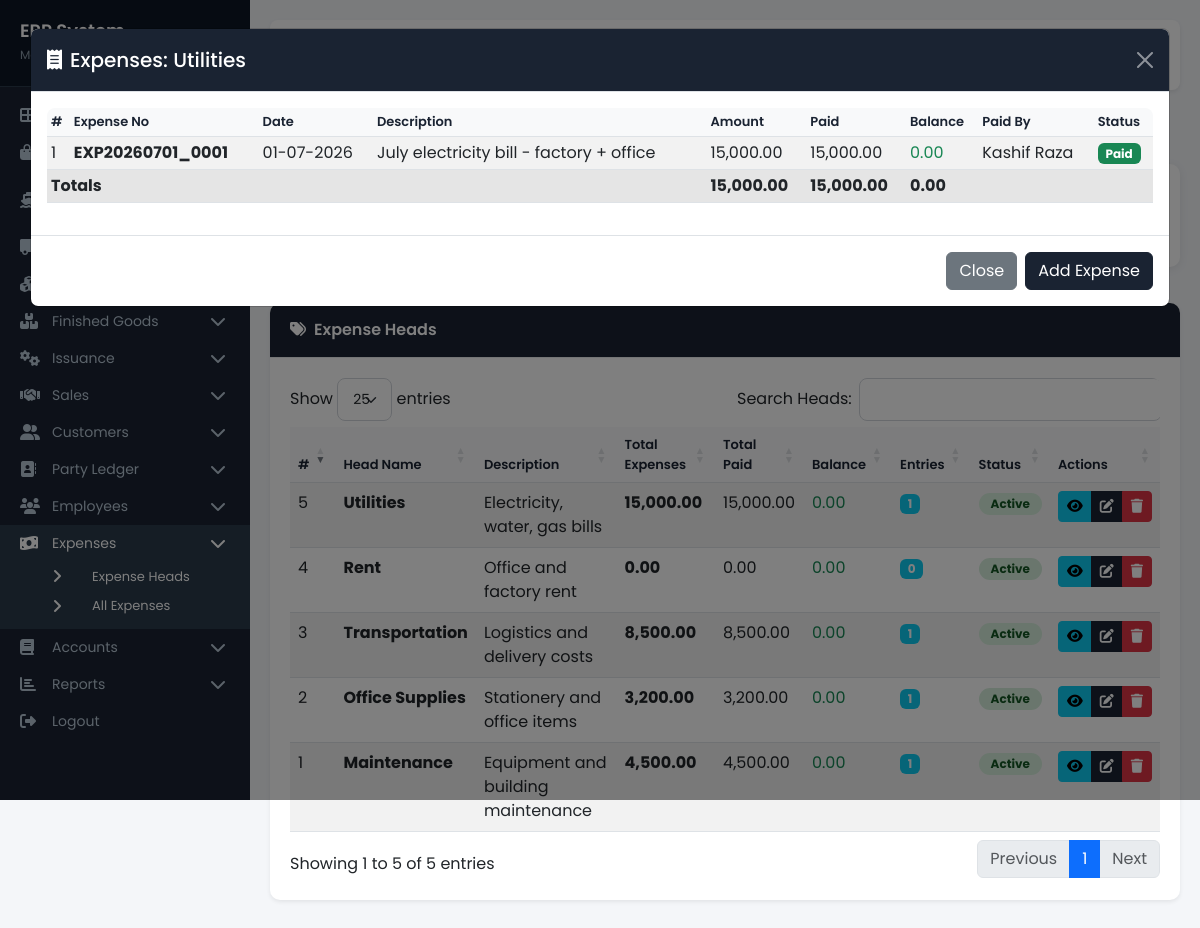
Page /pages/expense_heads.php?view=1 (signed in) on the committed database.
### tables this page shows
CREATE TABLE `expense_categories` (
  `id` int(11) NOT NULL,
  `category_name` varchar(100) NOT NULL,
  `description` text DEFAULT NULL,
  `status` enum('active','inactive') DEFAULT 'active',
  `date_time` datetime DEFAULT NULL
);

CREATE TABLE `expenses` (
  `id` int(11) NOT NULL,
  `expense_no` varchar(50) NOT NULL,
  `expense_date` date DEFAULT NULL,
  `category` varchar(100) DEFAULT NULL,
  `description` text DEFAULT NULL,
  `amount` decimal(18,2) NOT NULL,
  `paid_amount` decimal(18,2) DEFAULT 0.00,
  `balance` decimal(18,2) DEFAULT 0.00,
  `payment_status` enum('unpaid','partial','paid') DEFAULT 'unpaid',
  `paid_by` varchar(100) DEFAULT NULL,
  `reference_no` varchar(50) DEFAULT NULL,
  `status` enum('pending','paid','cancelled') DEFAULT 'pending',
  `date_time` datetime DEFAULT NULL
);

### includes/database.php (called while the page is built, shortened)
<?php
$db = new mysqli(DB_HOST, DB_USER, DB_PASS, DB_NAME);
$db->set_charset("utf8");
function executePrepared($sql, $types = '', $params = []) {
    global $db;
    $stmt = $db->prepare($sql);
    if (!empty($types) && !empty($params)) {
        $stmt->bind_param($types, ...$params);
    }
    $stmt->execute();
    return $stmt;
}
function getRow($sql, $types = '', $params = []) {
    $stmt = executePrepared($sql, $types, $params);
    $result = $stmt->get_result();
    $row = $result->fetch_assoc();
    return $row;
}
function getRows($sql, $types = '', $params = []) {
    $stmt = executePrepared($sql, $types, $params);
    $result = $stmt->get_result();
    $rows = [];
    while ($row = $result->fetch_assoc()) {
        $rows[] = $row;
    }
    return $rows;
}
function formatCurrency($amount) {
    return number_format($amount, 2);
}
?>

### pages/expense_heads.php (the view, shortened to what this page needs)
<?php
require_once '../includes/database.php';
$heads = getRows("SELECT ec.*,
    COUNT(e.id) AS expense_count,
    COALESCE(SUM(e.amount),0) AS total_amount,
    COALESCE(SUM(e.paid_amount),0) AS total_paid
    FROM expense_categories ec
    LEFT JOIN expenses e ON e.category = ec.category_name
    GROUP BY ec.id
    ORDER BY ec.id DESC");
$grandTotal = 0;
$grandPaid = 0;
foreach ($heads as $h) {
    $grandTotal += (float)$h['total_amount'];
    $grandPaid += (float)$h['total_paid'];
}
$viewHead = null;
$viewExpenses = [];
if (isset($_GET['view']) && is_numeric($_GET['view'])) {
    $viewHead = getRow("SELECT * FROM expense_categories WHERE id = ?", 'i', [(int)$_GET['view']]);
    if ($viewHead) {
        $viewExpenses = getRows("SELECT * FROM expenses WHERE category = ? ORDER BY expense_date DESC", 's', [$viewHead['category_name']]);
    }
}
include '../includes/header.php';
include '../includes/sidebar.php';
?>
<div class="row mb-3">
    <div class="col-12">
        <a href="expenses.php" class="btn btn-secondary btn-sm me-2"><i class="fas fa-arrow-left me-1"></i>All Expenses</a>
        <a href="add_expense_head.php" class="btn btn-primary"><i class="fas fa-plus me-1"></i>Add New Head</a>
    </div>
</div>
<div class="row mb-3">
    <div class="col-md-4">
        <div class="stat-card" style="border-left-color:#6f42c1;">
            <div class="d-flex justify-content-between align-items-center">
                <div>
                    <div class="stat-number" style="color:#6f42c1;"><?php echo count($heads); ?></div>
                    <div class="stat-label">Total Heads</div>
                </div>
                <div class="stat-icon" style="color:#6f42c1;"><i class="fas fa-tags"></i></div>
            </div>
        </div>
    </div>
    <div class="col-md-4">
        <div class="stat-card" style="border-left-color:#dc3545;">
            <div class="d-flex justify-content-between align-items-center">
                <div>
                    <div class="stat-number text-danger"><?php echo formatCurrency($grandTotal); ?></div>
                    <div class="stat-label">Grand Total</div>
                </div>
                <div class="stat-icon" style="color:#dc3545;"><i class="fas fa-money-bill-wave"></i></div>
            </div>
        </div>
    </div>
    <div class="col-md-4">
        <div class="stat-card" style="border-left-color:#28a745;">
            <div class="d-flex justify-content-between align-items-center">
                <div>
                    <div class="stat-number text-success"><?php echo formatCurrency($grandPaid); ?></div>
                    <div class="stat-label">Total Paid</div>
                </div>
                <div class="stat-icon" style="color:#28a745;"><i class="fas fa-check-circle"></i></div>
            </div>
        </div>
    </div>
</div>
<div class="row">
    <div class="col-12">
        <div class="card shadow-sm">
            <div class="card-header" style="background:#1a2332;color:#fff;">
                <i class="fas fa-tags me-2"></i>Expense Heads
            </div>
            <div class="card-body">
                <div class="table-responsive">
                    <table class="table table-striped table-hover" id="headsTable">
                        <thead>
                            <tr>
                                <th>#</th>
                                <th>Head Name</th>
                                <th>Description</th>
                                <th>Total Expenses</th>
                                <th>Total Paid</th>
                                <th>Balance</th>
                                <th>Entries</th>
                                <th>Status</th>
                                <th>Actions</th>
                            </tr>
                        </thead>
                        <tbody>
                            <?php $i = 1; foreach ($heads as $h): ?>
                                <?php $bal = (float)$h['total_amount'] - (float)$h['total_paid']; ?>
                                <tr>
                                    <td><?php echo $i++; ?></td>
                                    <td><strong><?php echo htmlspecialchars($h['category_name']); ?></strong></td>
                                    <td><?php echo htmlspecialchars($h['description'] ?: '-'); ?></td>
                                    <td><strong><?php echo formatCurrency($h['total_amount']); ?></strong></td>
                                    <td><?php echo formatCurrency($h['total_paid']); ?></td>
                                    <td class="<?php echo $bal > 0 ? 'text-danger' : 'text-success'; ?>"><?php echo formatCurrency($bal); ?></td>
                                    <td><span class="badge bg-info"><?php echo $h['expense_count']; ?></span></td>
                                    <td>
                                        <span class="badge badge-status badge-<?php echo $h['status']; ?>">
                                            <?php echo ucfirst($h['status']); ?>
                                        </span>
                                    </td>
                                    <td>
                                        <div class="btn-group btn-group-sm">
                                            <a href="?view=<?php echo $h['id']; ?>" class="btn btn-info" title="View Expenses">
                                                <i class="fas fa-eye"></i>
                                            </a>
                                            <a href="add_expense_head.php?edit=<?php echo $h['id']; ?>" class="btn btn-primary" title="Edit">
                                                <i class="fas fa-edit"></i>
                                            </a>
                                            <a href="?delete=<?php echo $h['id']; ?>" class="btn btn-danger delete-confirm" title="Delete">
                                                <i class="fas fa-trash"></i>
                                            </a>
                                        </div>
                                    </td>
                                </tr>
                            <?php endforeach; ?>
                        </tbody>
                    </table>
                </div>
            </div>
        </div>
    </div>
</div>
<?php if ($viewHead): ?>
<div class="modal fade" id="viewExpensesModal" tabindex="-1" aria-hidden="true">
    <div class="modal-dialog modal-xl">
        <div class="modal-content">
            <div class="modal-header" style="background:#1a2332;color:#fff;">
                <h5 class="modal-title"><i class="fas fa-receipt me-2"></i>Expenses: <?php echo htmlspecialchars($viewHead['category_name']); ?></h5>
                <button type="button" class="btn-close btn-close-white" data-bs-dismiss="modal"></button>
            </div>
            <div class="modal-body">
                <?php if (count($viewExpenses) > 0): ?>
                    <div class="table-responsive">
                        <table class="table table-sm table-striped">
                            <thead>
                                <tr>
                                    <th>#</th>
                                    <th>Expense No</th>
                                    <th>Date</th>
                                    <th>Description</th>
                                    <th>Amount</th>
                                    <th>Paid</th>
                                    <th>Balance</th>
                                    <th>Paid By</th>
                                    <th>Status</th>
                                </tr>
                            </thead>
                            <tbody>
                                <?php $j = 1; $tAmt = 0; $tPaid = 0; foreach ($viewExpenses as $ve): ?>
                                    <?php $tAmt += (float)$ve['amount']; $tPaid += (float)$ve['paid_amount']; ?>
                                    <tr>
                                        <td><?php echo $j++; ?></td>
                                        <td><strong><?php echo htmlspecialchars($ve['expense_no']); ?></strong></td>
                                        <td><?php echo date('d-m-Y', strtotime($ve['expense_date'])); ?></td>
                                        <td><?php echo htmlspecialchars($ve['description'] ?: '-'); ?></td>
                                        <td><?php echo formatCurrency($ve['amount']); ?></td>
                                        <td><?php echo formatCurrency($ve['paid_amount']); ?></td>
                                        <td class="<?php echo $ve['balance'] > 0 ? 'text-danger' : 'text-success'; ?>"><?php echo formatCurrency($ve['balance']); ?></td>
                                        <td><?php echo htmlspecialchars($ve['paid_by'] ?: '-'); ?></td>
                                        <td>
                                            <?php if ($ve['payment_status'] === 'paid'): ?>
                                                <span class="badge bg-success">Paid</span>
                                            <?php elseif ($ve['payment_status'] === 'partial'): ?>
                                                <span class="badge bg-warning text-dark">Partial</span>
                                            <?php else: ?>
                                                <span class="badge bg-danger">Unpaid</span>
                                            <?php endif; ?>
                                        </td>
                                    </tr>
                                <?php endforeach; ?>
                            </tbody>
                            <tfoot>
                                <tr class="table-active">
                                    <td colspan="4"><strong>Totals</strong></td>
                                    <td><strong><?php echo formatCurrency($tAmt); ?></strong></td>
                                    <td><strong><?php echo formatCurrency($tPaid); ?></strong></td>
                                    <td><strong><?php echo formatCurrency($tAmt - $tPaid); ?></strong></td>
                                    <td colspan="2"></td>
                                </tr>
                            </tfoot>
                        </table>
                    </div>
                <?php else: ?>
                    <p class="text-muted text-center">No expenses found for this head.</p>
                <?php endif; ?>
            </div>
            <div class="modal-footer">
                <button type="button" class="btn btn-secondary" data-bs-dismiss="modal">Close</button>
                <a href="expenses.php" class="btn btn-primary">Add Expense</a>
            </div>
        </div>
    </div>
</div>
<?php endif; ?>
<link rel="stylesheet" href="https://cdn.datatables.net/1.13.4/css/dataTables.bootstrap5.min.css">
<?php include '../includes/footer.php'; ?>

### includes/header.php (style rules this page uses)
* { font-family: 'Poppins', sans-serif; }
body { background-color: #f4f6f9; margin: 0; padding: 0; }
.card { border: none; border-radius: 10px; box-shadow: 0 2px 10px rgba(0,0,0,0.08); margin-bottom: 20px; }
.card-header { background: #fff; border-bottom: 1px solid #e8eaed; padding: 15px 20px; font-weight: 600; border-radius: 10px 10px 0 0 !important; }
.card-body { padding: 20px; }
.btn-primary { background: #1a2332; border-color: #1a2332; }
.table-responsive { border-radius: 8px; }
.table th { background: #f8f9fa; font-weight: 600; font-size: 13px; color: #1a2332; }
.badge-status { padding: 5px 12px; border-radius: 20px; font-size: 12px; }
.badge-active { background: #d4edda; color: #155724; }
.stat-card { background: #fff; padding: 20px; border-radius: 10px; box-shadow: 0 2px 10px rgba(0,0,0,0.08); margin-bottom: 20px; border-left: 4px solid #1a2332; }
.stat-card .stat-icon { font-size: 32px; color: #1a2332; opacity: 0.5; }
.stat-card .stat-number { font-size: 28px; font-weight: 700; color: #1a2332; }
.stat-card .stat-label { font-size: 14px; color: #6c757d; }

### rows in the picture
expense_categories: category_name "Maintenance", description "Equipment and building maintenance", total_amount "4,500.00", total_paid "4,500.00", bal "0.00", expense_count "1", status "Active"
expense_categories: category_name "Office Supplies", description "Stationery and office items", total_amount "3,200.00", total_paid "3,200.00", bal "0.00", expense_count "1", status "Active"
expense_categories: category_name "Transportation", description "Logistics and delivery costs", total_amount "8,500.00", total_paid "8,500.00", bal "0.00", expense_count "1", status "Active"
expense_categories: category_name "Rent", description "Office and factory rent", total_amount "0.00", total_paid "0.00", bal "0.00", expense_count "0", status "Active"
expense_categories: category_name "Utilities", description "Electricity, water, gas bills", total_amount "15,000.00", total_paid "15,000.00", bal "0.00", expense_count "1", status "Active"
expenses: expense_no "EXP20260701_0001", expense_date "01-07-2026", description "July electricity bill - factory + office", amount "15,000.00", paid_amount "15,000.00", balance "0.00", paid_by "Kashif Raza", payment_status "Paid"

### other values in the picture
formatCurrency($tAmt) "15,000.00"
formatCurrency($tPaid) "15,000.00"
formatCurrency($tAmt - $tPaid) "0.00"
